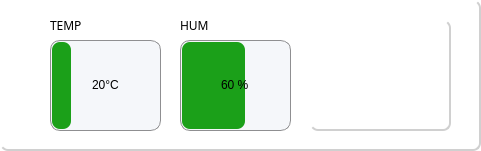
    <widget class="QFrame" name="frame_4">
     <property name="geometry">
      <rect>
       <x>500</x>
       <y>10</y>
       <width>481</width>
       <height>151</height>
      </rect>
     </property>
     <property name="styleSheet">
      <string notr="true">QFrame {
    background-color: white; /* Background color for the frame */
    border: none;            /* No border for the frame */
    border-bottom: 2px solid #d0d0d0; /* Bottom border */
    border-right: 2px solid #d0d0d0;  /* Right border */
    border-radius: 8px;     /* Rounded corners */
}
</string>
     </property>
     <property name="frameShape">
      <enum>QFrame::NoFrame</enum>
     </property>
     <widget class="QProgressBar" name="HUM">
      <property name="geometry">
       <rect>
        <x>180</x>
        <y>40</y>
        <width>111</width>
        <height>91</height>
       </rect>
      </property>
      <property name="styleSheet">
       <string notr="true">QProgressBar {
    border: 1px solid #8f8f91;
    border-radius: 10px;          /* Outer border radius */
    background-color:#F5F7FA;    /* Background color */
    text-align: center;           /* Centered text */
}

QProgressBar::chunk {
    background-color: #1ba019;    /* Fill color */
    border-radius: 8px;           /* Inner fill border radius */
    margin: 1px;                  /* Adds space for rounded edges */
}
</string>
      </property>
      <property name="value">
       <number>60</number>
      </property>
      <property name="textVisible">
       <bool>true</bool>
      </property>
      <property name="invertedAppearance">
       <bool>false</bool>
      </property>
      <property name="textDirection">
       <enum>QProgressBar::TopToBottom</enum>
      </property>
      <property name="format">
       <string>%p %</string>
      </property>
     </widget>
     <widget class="QProgressBar" name="TEMP">
      <property name="geometry">
       <rect>
        <x>50</x>
        <y>40</y>
        <width>111</width>
        <height>91</height>
       </rect>
      </property>
      <property name="styleSheet">
       <string notr="true">QProgressBar {
    border: 1px solid #8f8f91;
    border-radius: 10px;          /* Outer border radius */
    background-color: #F5F7FA;    /* Background color */
    text-align: center;           /* Centered text */
}

QProgressBar::chunk {
    background-color: #1ba019;    /* Fill color */
    border-radius: 8px;           /* Inner fill border radius */
    margin: 1px;                  /* Adds space for rounded edges */
}
</string>
      </property>
      <property name="value">
       <number>20</number>
      </property>
      <property name="textVisible">
       <bool>true</bool>
      </property>
      <property name="invertedAppearance">
       <bool>false</bool>
      </property>
      <property name="textDirection">
       <enum>QProgressBar::TopToBottom</enum>
      </property>
      <property name="format">
       <string>%p°C</string>
      </property>
     </widget>
     <widget class="QLabel" name="label_14">
      <property name="geometry">
       <rect>
        <x>50</x>
        <y>10</y>
        <width>111</width>
        <height>31</height>
       </rect>
      </property>
      <property name="font">
       <font>
        <family>Lexend</family>
       </font>
      </property>
      <property name="styleSheet">
       <string notr="true">border:none;
background-color:transparent;
</string>
      </property>
      <property name="text">
       <string>TEMP</string>
      </property>
     </widget>
     <widget class="QLabel" name="label_15">
      <property name="geometry">
       <rect>
        <x>180</x>
        <y>10</y>
        <width>111</width>
        <height>31</height>
       </rect>
      </property>
      <property name="font">
       <font>
        <family>Lexend</family>
       </font>
      </property>
      <property name="styleSheet">
       <string notr="true">border:none;
background-color:transparent;
</string>
      </property>
      <property name="text">
       <string>HUM</string>
      </property>
     </widget>
     <widget class="QLabel" name="qrImageLabel">
      <property name="geometry">
       <rect>
        <x>310</x>
        <y>20</y>
        <width>141</width>
        <height>111</height>
       </rect>
      </property>
      <property name="styleSheet">
       <string notr="true"/>
      </property>
      <property name="text">
       <string/>
      </property>
     </widget>
    </widget>
